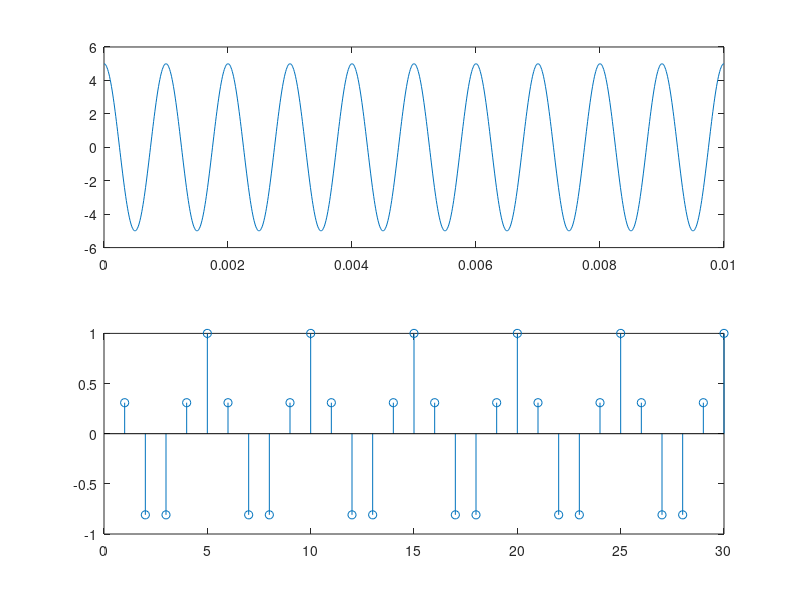

MATLAB code to generate this figure:
t=0:0.00001:0.01
x=5*cos(2*pi*1000* t);
subplot(2,1,1);
xlabel('t');ylabel('x');
plot(t,x)

n=1:1:30;
x=cos(2*pi*0.2*n);
subplot(2,1,2);
stem(n,x);

